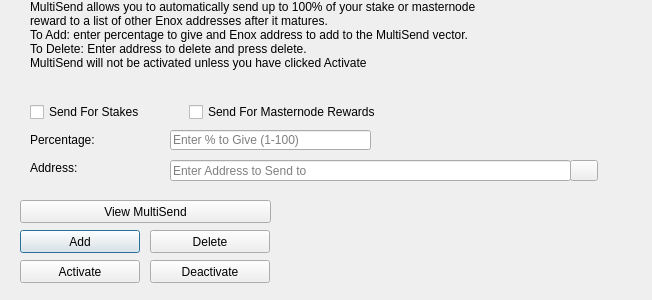
<?xml version="1.0" encoding="UTF-8"?>
<ui version="4.0">
 <class>MultiSendDialog</class>
 <widget class="QDialog" name="MultiSendDialog">
  <property name="windowModality">
   <enum>Qt::NonModal</enum>
  </property>
  <property name="geometry">
   <rect>
    <x>0</x>
    <y>0</y>
    <width>652</width>
    <height>300</height>
   </rect>
  </property>
  <property name="windowTitle">
   <string>MultiSend</string>
  </property>
  <widget class="QLineEdit" name="multiSendPercentEdit">
   <property name="geometry">
    <rect>
     <x>170</x>
     <y>130</y>
     <width>201</width>
     <height>20</height>
    </rect>
   </property>
   <property name="toolTip">
    <string>Enter whole numbers 1 - 100</string>
   </property>
   <property name="placeholderText">
    <string>Enter % to Give (1-100)</string>
   </property>
  </widget>
  <widget class="QLineEdit" name="multiSendAddressEdit">
   <property name="geometry">
    <rect>
     <x>170</x>
     <y>160</y>
     <width>401</width>
     <height>21</height>
    </rect>
   </property>
   <property name="toolTip">
    <string/>
   </property>
   <property name="placeholderText">
    <string>Enter Address to Send to</string>
   </property>
  </widget>
  <widget class="QLabel" name="label_2">
   <property name="geometry">
    <rect>
     <x>30</x>
     <y>0</y>
     <width>451</width>
     <height>121</height>
    </rect>
   </property>
   <property name="lineWidth">
    <number>1</number>
   </property>
   <property name="text">
    <string>MultiSend allows you to automatically send up to 100% of your stake or masternode reward to a list of other Enox addresses after it matures.
To Add: enter percentage to give and Enox address to add to the MultiSend vector.
To Delete: Enter address to delete and press delete.
MultiSend will not be activated unless you have clicked Activate</string>
   </property>
   <property name="alignment">
    <set>Qt::AlignLeading|Qt::AlignLeft|Qt::AlignTop</set>
   </property>
   <property name="wordWrap">
    <bool>true</bool>
   </property>
  </widget>
  <widget class="QLabel" name="message">
   <property name="geometry">
    <rect>
     <x>290</x>
     <y>200</y>
     <width>351</width>
     <height>91</height>
    </rect>
   </property>
   <property name="text">
    <string/>
   </property>
  </widget>
  <widget class="QPushButton" name="addButton">
   <property name="geometry">
    <rect>
     <x>20</x>
     <y>230</y>
     <width>120</width>
     <height>23</height>
    </rect>
   </property>
   <property name="toolTip">
    <string/>
   </property>
   <property name="statusTip">
    <string>Add to MultiSend Vector</string>
   </property>
   <property name="text">
    <string>Add</string>
   </property>
  </widget>
  <widget class="QPushButton" name="disableButton">
   <property name="geometry">
    <rect>
     <x>150</x>
     <y>260</y>
     <width>120</width>
     <height>23</height>
    </rect>
   </property>
   <property name="statusTip">
    <string>Deactivate MultiSend</string>
   </property>
   <property name="text">
    <string>Deactivate</string>
   </property>
  </widget>
  <widget class="QPushButton" name="addressBookButton">
   <property name="geometry">
    <rect>
     <x>570</x>
     <y>160</y>
     <width>28</width>
     <height>21</height>
    </rect>
   </property>
   <property name="toolTip">
    <string>Choose an address from the address book</string>
   </property>
   <property name="text">
    <string/>
   </property>
   <property name="icon">
    <iconset resource="../enox.qrc">
     <normaloff>:/icons/address-book</normaloff>:/icons/address-book</iconset>
   </property>
   <property name="shortcut">
    <string>Alt+A</string>
   </property>
   <property name="autoDefault">
    <bool>false</bool>
   </property>
  </widget>
  <widget class="QLabel" name="label">
   <property name="geometry">
    <rect>
     <x>30</x>
     <y>130</y>
     <width>121</width>
     <height>20</height>
    </rect>
   </property>
   <property name="toolTip">
    <string>Percentage of stake to send</string>
   </property>
   <property name="text">
    <string>Percentage:</string>
   </property>
  </widget>
  <widget class="QLabel" name="label_5">
   <property name="geometry">
    <rect>
     <x>30</x>
     <y>160</y>
     <width>111</width>
     <height>16</height>
    </rect>
   </property>
   <property name="toolTip">
    <string>Address to send portion of stake to</string>
   </property>
   <property name="text">
    <string>Address:</string>
   </property>
  </widget>
  <widget class="QPushButton" name="deleteButton">
   <property name="geometry">
    <rect>
     <x>150</x>
     <y>230</y>
     <width>120</width>
     <height>23</height>
    </rect>
   </property>
   <property name="toolTip">
    <string/>
   </property>
   <property name="statusTip">
    <string>Delete Address From MultiSend Vector</string>
   </property>
   <property name="text">
    <string>Delete</string>
   </property>
  </widget>
  <widget class="QPushButton" name="activateButton">
   <property name="geometry">
    <rect>
     <x>20</x>
     <y>260</y>
     <width>120</width>
     <height>23</height>
    </rect>
   </property>
   <property name="statusTip">
    <string>Activate MultiSend</string>
   </property>
   <property name="text">
    <string>Activate</string>
   </property>
  </widget>
  <widget class="QPushButton" name="viewButton">
   <property name="geometry">
    <rect>
     <x>20</x>
     <y>200</y>
     <width>251</width>
     <height>23</height>
    </rect>
   </property>
   <property name="toolTip">
    <string/>
   </property>
   <property name="statusTip">
    <string>View MultiSend Vector</string>
   </property>
   <property name="text">
    <string>View MultiSend</string>
   </property>
  </widget>
  <widget class="QWidget" name="horizontalLayoutWidget">
   <property name="geometry">
    <rect>
     <x>30</x>
     <y>100</y>
     <width>351</width>
     <height>24</height>
    </rect>
   </property>
   <layout class="QHBoxLayout" name="horizontalLayout">
    <item>
     <widget class="QCheckBox" name="multiSendStakeCheckBox">
      <property name="text">
       <string>Send For Stakes</string>
      </property>
     </widget>
    </item>
    <item>
     <widget class="QCheckBox" name="multiSendMasternodeCheckBox">
      <property name="text">
       <string>Send For Masternode Rewards</string>
      </property>
     </widget>
    </item>
   </layout>
  </widget>
 </widget>
 <resources>
  <include location="../enox.qrc"/>
 </resources>
 <connections/>
</ui>
